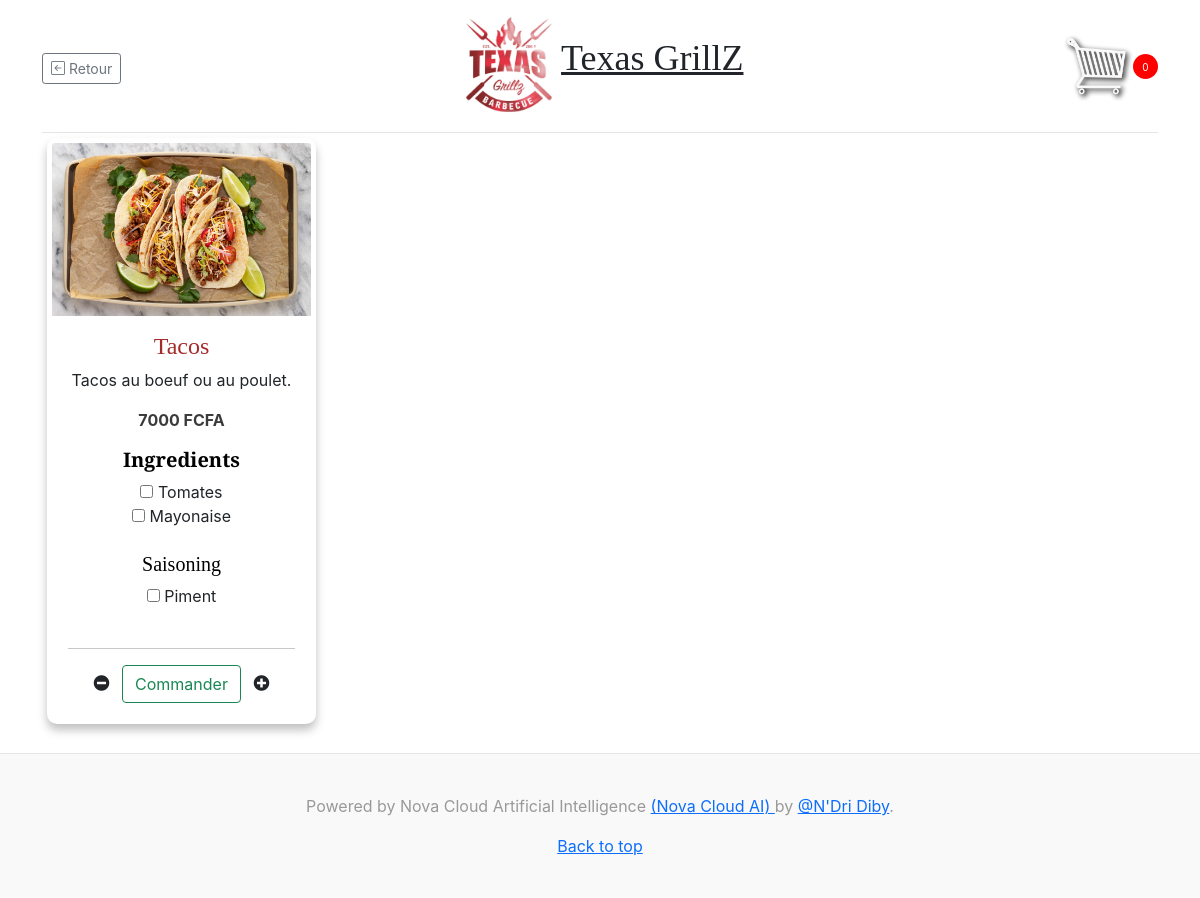
Screenshot of /texasgrillz/itemdetails/4/?session=texasgrillz&table=0 with the database file from the repository.
### Resto/models.py (models this page shows, shortened)
class Item(models.Model):
    itm_id = models.IntegerField()
    name = models.CharField(max_length = 150)
    prix = models.IntegerField()
    description = models.TextField(max_length=150,blank=True)
    img = models.ImageField(upload_to='images/')
    date_created = models.DateTimeField(auto_now=True)
    category = models.ForeignKey(Category,on_delete=CASCADE)

class ItemChoices(models.Model):
    parent_food = models.ForeignKey(Item,on_delete=models.CASCADE,blank=True,null=True)
    name = models.CharField(max_length = 150,blank=True)
    choice_category = models.ForeignKey(ItemChoiceCategory,on_delete=models.CASCADE,blank=True,null=True)
    description = models.TextField(max_length=20,blank=True)
    prix = models.IntegerField(blank=True)
    date_created = models.DateTimeField(auto_now=True)

### Resto/views.py (the view, shortened to what this page needs)
# urls.py: path('texasgrillz/itemdetails/<item_id>/', views.ItemDetails, name='item_details-texasgrillz'),
def ItemDetails(request,item_id):
    order = None
    cartItem = None
    form = ItemChoiceForm()
    form.base_fields['name'].queryset = ItemChoices.objects.filter(parent_food_id = item_id,choice_category__name__icontains= 'Assaisonement')
    assaisonement = ItemChoices.objects.filter(parent_food_id= item_id, choice_category__name__icontains= 'Assaisonement')
    cuisson = ItemChoices.objects.filter(parent_food_id= item_id, choice_category__name__icontains= 'Cui')
    ingredients = ItemChoices.objects.filter(parent_food_id= item_id, choice_category__name__icontains= 'ingredients')
    table = get_table_number(request)
    targetApp = target_app(request)
    item = Item.objects.get(id=item_id)
    cartItem = 0
    context = {
        'items':item,
        'orders':order,
        'cart_quantity':cartItem,
        'app':targetApp,
        'form':form,
        'assaisonement':assaisonement,
        'cuisson':cuisson,
        'ingredients':ingredients
    }
    return render (request,'Resto/ItemsDetails.html',context)

### Resto/forms.py
class ItemChoiceForm(forms.ModelForm):
   name = forms.ModelMultipleChoiceField(queryset=ItemChoices.objects.all(), required=False, widget=forms.CheckboxSelectMultiple)
   choice_category = forms.ModelMultipleChoiceField(queryset=ItemChoiceCategory.objects.all(), required=False, widget=forms.CheckboxSelectMultiple)
   class Meta:
      model = ItemChoices
      exclude=['parent_food','description','date_created','prix']

### Customer/utils.py (called while the page is built)
def target_app(request):
    session_id = request.GET.get('session')
    table = request.GET.get('table')
    if session_id == None or table == None:
        targetApp = 'nosession'
    else:
        targetApp = session_id+'&table='+table
    return targetApp

def get_table_number(request):
    table = str(request.GET.get('table'))
    if table == None:
        pass
    else:
        table = str(request.GET.get('table'))
        if table is not None:
            table = int(table)
        return table

### Resto/templates/Resto/ItemsDetails.html (shortened to what this page needs)
{% extends "Resto/base_items.html" %} {% block content %} {% load static %} {% load crispy_forms_tags %} {% if items %}
<div class="container">
  <header class="blog-header py-3">
    <div class="row flex-nowrap justify-content-between align-items-center">
      <div class="col-4 pt-1">
        <a class="btn btn-sm btn-outline-secondary" href="/texasgrillz/menudetails/{{items.category.id}}/?session={{app}}"><i class="bi bi-arrow-left-square"></i> Retour</a>
      </div>
      <div class="col-4 text-center">
        <img src="{% static 'Resto/TexasGrillzLogo.jpeg' %}" style="width: 100px; height: 100px; object-fit: scale-down; image-rendering: auto; flex: auto; text-align: center" />
        <a class="blog-header-logo text-dark" href="/texasgrillz/?session={{app}}">Texas GrillZ</a>
      </div>
      <div class="col-4 d-flex justify-content-end align-items-center">
        <a href="/texasgrillz/myorder/?session={{app}}">
          <img id="cart-icon" src='{% static "Resto/cart.png" %}' style="width: 70px; height: 70px; object-fit: scale-down; image-rendering: auto; flex: auto; text-align: center"
        /></a>
        <div id="cart-total">
          <p class="mt-2">{{cart_quantity}}</p>
        </div>
      </div>
    </div>
  </header>
  <div class="col-sm-12 col-md-6 col-lg-3 pb-4">
    <div class="card h-100" style="border: none">
      <img src="{{items.img.url }}" class="card-img-top" alt="{{items.name}}" />
      <div class="card-body" style="text-align: center">
        <h4 class="card-title" style="color:brown;">{{items.name}}</h4>
        <p class="card-text">{{ items.description }}</p>
        <p class="card-text " style="color:rgb(59, 59, 59)"><strong>{{items.prix }} FCFA</strong></p>
        <form method="POST">
          <div>
            {% if ingredients %}
            <div class="ingredient">
              <h5 style="color:black;"><strong>Ingredients</strong></h5>
              {% for ingredient in ingredients %}
              <input id="ingredient{{ingredient.id}}" type="checkbox" name="ingredient" value="{{ingredient.name}}" />
              <label>{{ingredient.name}}</label><br />
              {% endfor %} <br />
            </div>
            {% endif %}
            {% if assaisonement %}
            <div class="saissoning">
              <h5 style="color: black">Saisoning</h5>
              {% for saissoning in assaisonement %}
              <input id="saissoning{{saissoning.id}}" type="checkbox" name="assaisonement" value="{{saissoning.name}}" />
              <label>{{saissoning.name}}</label><br />
              {% endfor %}<br />
            </div>
            {% endif %}
            <hr>
            <i id="minus" data-product="{{items.id}}" data-action="remove" class="fas fa-minus-circle mx-2 update-cart"></i>
            <button data-product="{{items.id}}" name="item" value="{{items.id}}" data-action="add" class="btn btn-outline-success add-btn update-cart">Commander</button>
            <i id="plus" data-product="{{items.id}}" data-action="add" class="fas fa-plus-circle mx-2 update-cart"></i>
          </div>
        </form>
        {% endif %}
      </div>
    </div>
  </div>
</div>
{% endblock content %}

### Resto/static/Resto/CSS/main.css (style rules this page uses)
.blog-header { line-height: 1; border-bottom: 1px solid #e5e5e5; }
.blog-header-logo { font-family: "Playfair Display", Georgia, "Times New Roman", serif; font-size: 2.25rem; }
h1, h2, h3, h4, h5, h6 { font-family: "Playfair Display", Georgia, "Times New Roman", serif; }
* { margin: 0; padding: 0; box-sizing: border-box; }
body { font-family: -apple-system, BlinkMacSystemFont, "Segoe UI", Roboto, Helvetica, Arial, sans-serif, "Apple Color Emoji", "Segoe UI Emoji", "Segoe UI Symbol"; }
.card { margin: 5px; padding: 5px; display: grid; border-radius: 10px; box-shadow: 0px 6px 10px rgba(0, 0, 0, 0.25); transition: all 0.2s; }
#cart-icon { width: 25px; display: inline-block; margin-left: 15px; }
#cart-total { display: block; text-align: center; color: #fff; background-color: red; width: 25px; height: 25px; border-radius: 50%; font-size: 10px; }

### rows the page displays
Item: img (picture), name "Tacos", description "Tacos au boeuf ou au poulet.", prix "7000"
ItemChoices: name "Tomates"
ItemChoices: name "Mayonaise"
ItemChoices: name "Piment"

### other values shown
{{ cart_quantity }} "0"
